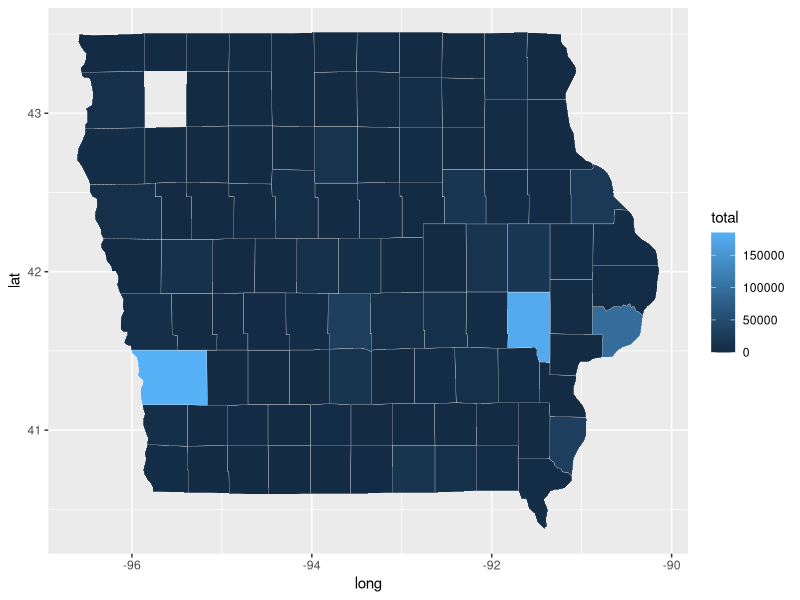
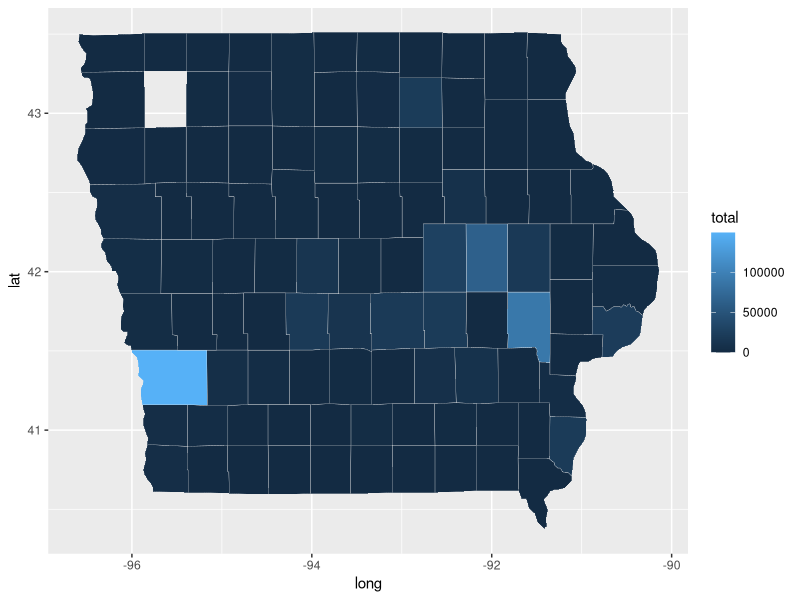
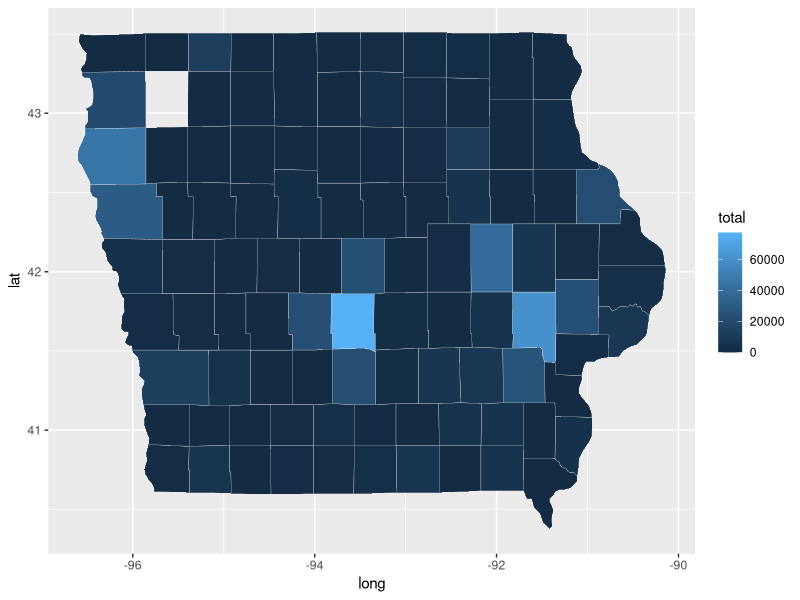
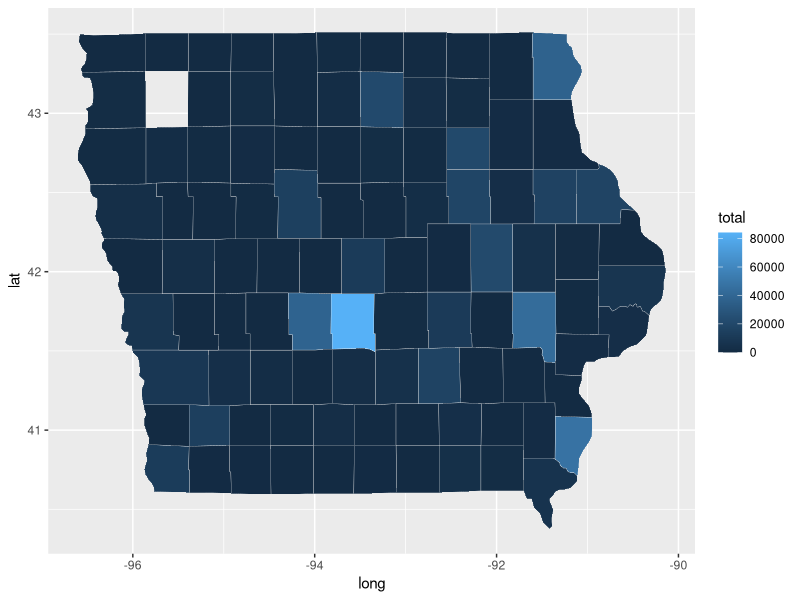
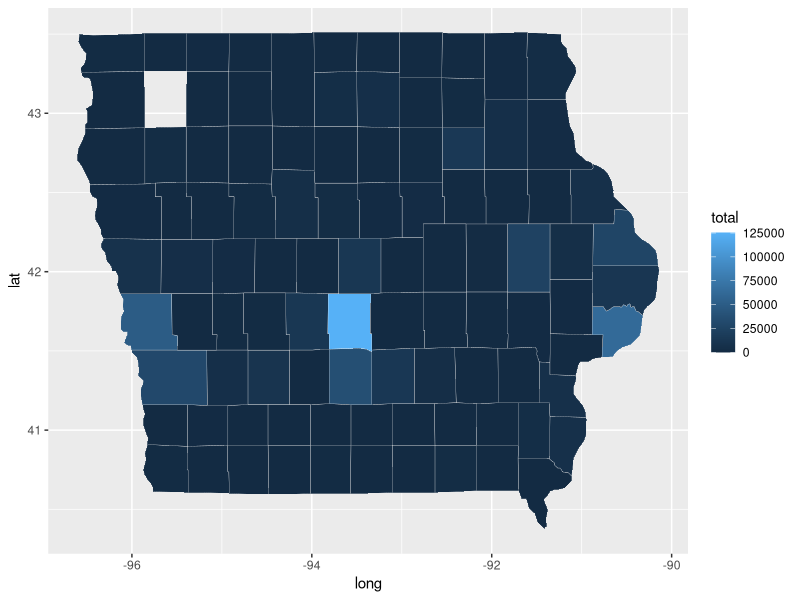
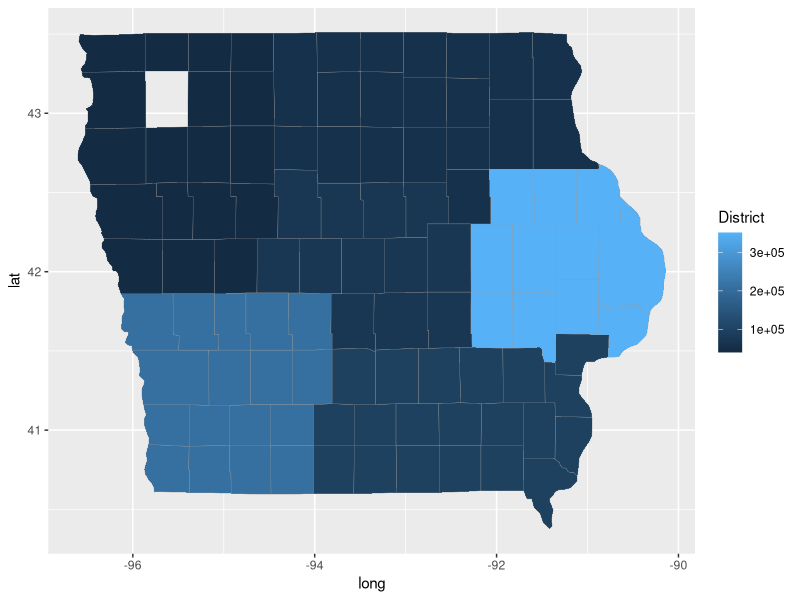
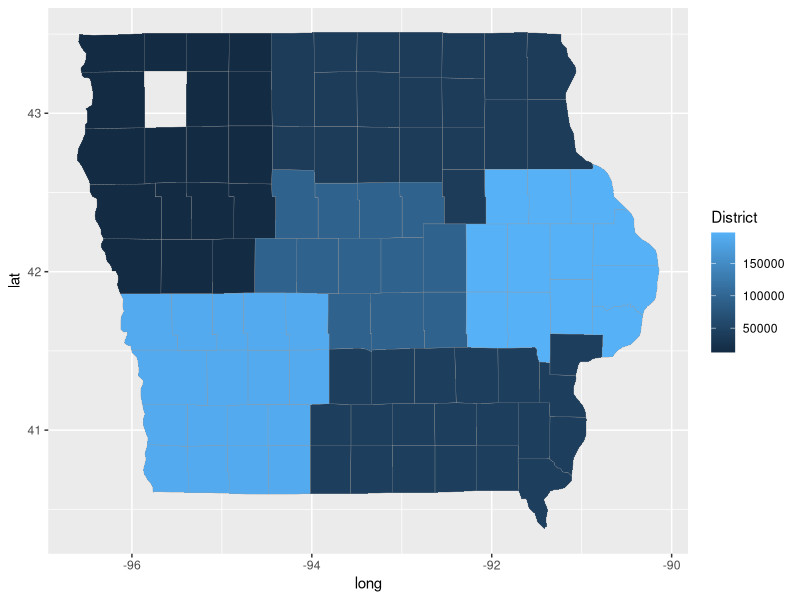
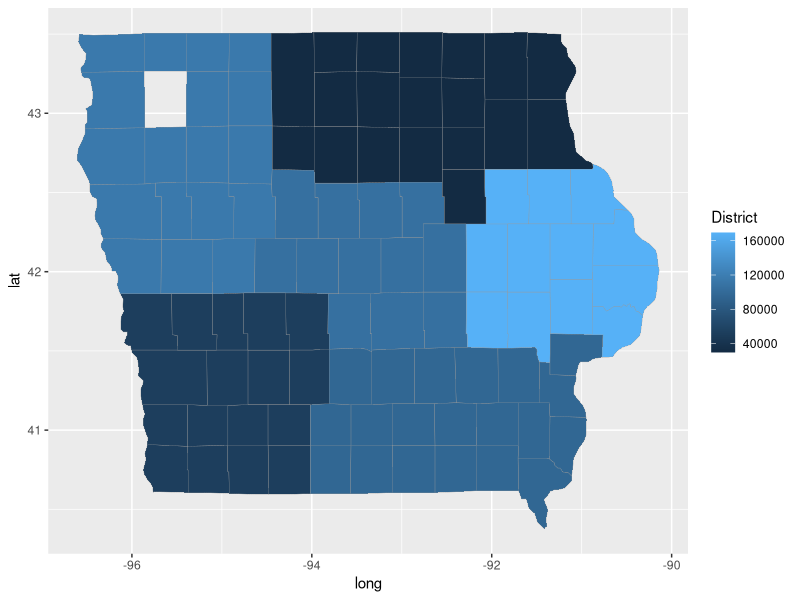

Write the R code that produced these figures, in order.
## ---- chunk 1
knitr::opts_chunk$set(echo = TRUE)
## ---- chunk 2

library(readxl)
library(tidyverse)
library(dplyr)

FiveYear <- read_excel('./2021_2025_5YrProg_Highway_Program.xlsx')

str(FiveYear) 
names(FiveYear)

FiveYear <- FiveYear %>% 
  fill(Location, .direction = "down") %>% 
  rename(District = `Iowa DOT District`, Route = `Project Route`, 
         Work = `Type of Work`) %>%
  group_by(County, District, Route, Location) %>%
  fill(Miles, .direction = "down") %>%
  mutate(District = as.numeric(District))
  

## ---- chunk 3
states <- map_data('state')
us_counties <- map_data("county")

twentyone <- FiveYear %>% 
  select(County,'Latitude\r\n(Decimal(', "Longitude\r\n(Decimal)","2021") %>%
  rename(year ="2021")%>%
  mutate(subregion = tolower(County)) %>% 
  group_by(subregion) %>% 
  summarize(total = sum(year,na.rm=TRUE))

 
iowa <- c("iowa")
us_counties <- us_counties %>% filter(region %in% iowa)
twentyone <- inner_join(twentyone, us_counties, by = "subregion")
 twentyone %>% ggplot(data = twentyone,
            mapping = aes(x = long, y = lat,
                          group = group, fill = total))+ geom_polygon(color = "gray90", size = 0.1) 
 
 twentytwo <- FiveYear %>% 
  select(County,'Latitude\r\n(Decimal(', "Longitude\r\n(Decimal)","2022") %>%
  rename(year ="2022")%>%
  mutate(subregion = tolower(County)) %>% 
  group_by(subregion) %>% 
  summarize(total = sum(year,na.rm=TRUE))

 
iowa <- c("iowa")
us_counties <- us_counties %>% filter(region %in% iowa)
twentytwo <- inner_join(twentytwo, us_counties, by = "subregion")
 twentytwo %>% ggplot(data = twentytwo,
            mapping = aes(x = long, y = lat,
                          group = group, fill = total))+ geom_polygon(color = "gray90", size = 0.1)
 
twentythree <- FiveYear %>% 
  select(County,'Latitude\r\n(Decimal(', "Longitude\r\n(Decimal)","2023") %>%
  rename(year ="2023")%>%
  mutate(subregion = tolower(County)) %>% 
  group_by(subregion) %>% 
  summarize(total = sum(year,na.rm=TRUE))

 
iowa <- c("iowa")
us_counties <- us_counties %>% filter(region %in% iowa)
twentythree <- inner_join(twentythree, us_counties, by = "subregion")
 twentythree %>% ggplot(data = twentythree,
            mapping = aes(x = long, y = lat,
                          group = group, fill = total))+ geom_polygon(color = "gray90", size = 0.1) 
 
twentyfour <- FiveYear %>% 
  select(County,'Latitude\r\n(Decimal(', "Longitude\r\n(Decimal)","2024") %>%
  rename(year ="2024")%>%
  mutate(subregion = tolower(County)) %>% 
  group_by(subregion) %>% 
  summarize(total = sum(year,na.rm=TRUE))

 
iowa <- c("iowa")
us_counties <- us_counties %>% filter(region %in% iowa)
twentyfour <- inner_join(twentyfour, us_counties, by = "subregion")
 twentyfour %>% ggplot(data = twentyfour,
            mapping = aes(x = long, y = lat,
                          group = group, fill = total))+ geom_polygon(color = "gray90", size = 0.1)
 
 twentyfive <- FiveYear %>% 
  select(County,'Latitude\r\n(Decimal(', "Longitude\r\n(Decimal)","2025") %>%
  rename(year ="2025")%>%
  mutate(subregion = tolower(County)) %>% 
  group_by(subregion) %>% 
  summarize(total = sum(year,na.rm=TRUE))

 
iowa <- c("iowa")
us_counties <- us_counties %>% filter(region %in% iowa)
twentyfive <- inner_join(twentyfive, us_counties, by = "subregion")
 twentyfive %>% ggplot(data = twentyfive,
            mapping = aes(x = long, y = lat,
                          group = group, fill = total))+ geom_polygon(color = "gray90", size = 0.1)

## ---- chunk 4

## ---- chunk 5

## ---- chunk 6
head(FiveYear)
districts <- FiveYear %>% 
  select(County, District) %>% 
  mutate(subregion = tolower(County))

county_map <- map_data("county")
ia <- subset(county_map, region =="iowa")

districts_2021 <- FiveYear %>% 
  select(District, County,'Latitude\r\n(Decimal(', "Longitude\r\n(Decimal)","2021") %>%
  rename(year ="2021")%>%
  mutate(subregion = tolower(County)) %>% 
  group_by(District) %>% 
  summarize(total = sum(year,na.rm=TRUE))

ia <- inner_join(ia, districts, by="subregion")

districts_2021 <- inner_join(districts_2021, ia, by = "District")

districts_2021 %>% ggplot(aes(x = long, y = lat, fill=District)) + geom_polygon(aes(group=group,fill = total), color="gray60", size=0.1)

districts_2022 <- FiveYear %>% 
  select(District, County,'Latitude\r\n(Decimal(', "Longitude\r\n(Decimal)","2022") %>%
  rename(year ="2022")%>%
  mutate(subregion = tolower(County)) %>% 
  group_by(District) %>% 
  summarize(total = sum(year,na.rm=TRUE))

districts_2022 <- inner_join(districts_2022, ia, by = "District")

districts_2022 %>% ggplot(aes(x = long, y = lat, fill=District)) + geom_polygon(aes(group=group,fill = total), color="gray60", size=0.1)

# 2023
districts_2023 <- FiveYear %>% 
  select(District, County,'Latitude\r\n(Decimal(', "Longitude\r\n(Decimal)","2023") %>%
  rename(year ="2023")%>%
  mutate(subregion = tolower(County)) %>% 
  group_by(District) %>% 
  summarize(total = sum(year,na.rm=TRUE))

districts_2023 <- inner_join(districts_2023, ia, by = "District")

districts_2023 %>% ggplot(aes(x = long, y = lat, fill=District)) + geom_polygon(aes(group=group,fill = total), color="gray60", size=0.1)

# 2024
districts_2024 <- FiveYear %>% 
  select(District, County,'Latitude\r\n(Decimal(', "Longitude\r\n(Decimal)","2024") %>%
  rename(year ="2024")%>%
  mutate(subregion = tolower(County)) %>% 
  group_by(District) %>% 
  summarize(total = sum(year,na.rm=TRUE))

districts_2024 <- inner_join(districts_2024, ia, by = "District")

districts_2024 %>% ggplot(aes(x = long, y = lat, fill=District)) + geom_polygon(aes(group=group,fill = total), color="gray60", size=0.1)

# 2025
districts_2025 <- FiveYear %>% 
  select(District, County,'Latitude\r\n(Decimal(', "Longitude\r\n(Decimal)","2025") %>%
  rename(year ="2025")%>%
  mutate(subregion = tolower(County)) %>% 
  group_by(District) %>% 
  summarize(total = sum(year,na.rm=TRUE))

districts_2025 <- inner_join(districts_2025, ia, by = "District")

districts_2025 %>% ggplot(aes(x = long, y = lat, fill=District)) + geom_polygon(aes(group=group,fill = total), color="gray60", size=0.1)

## ---- chunk 7

## ---- chunk 8

